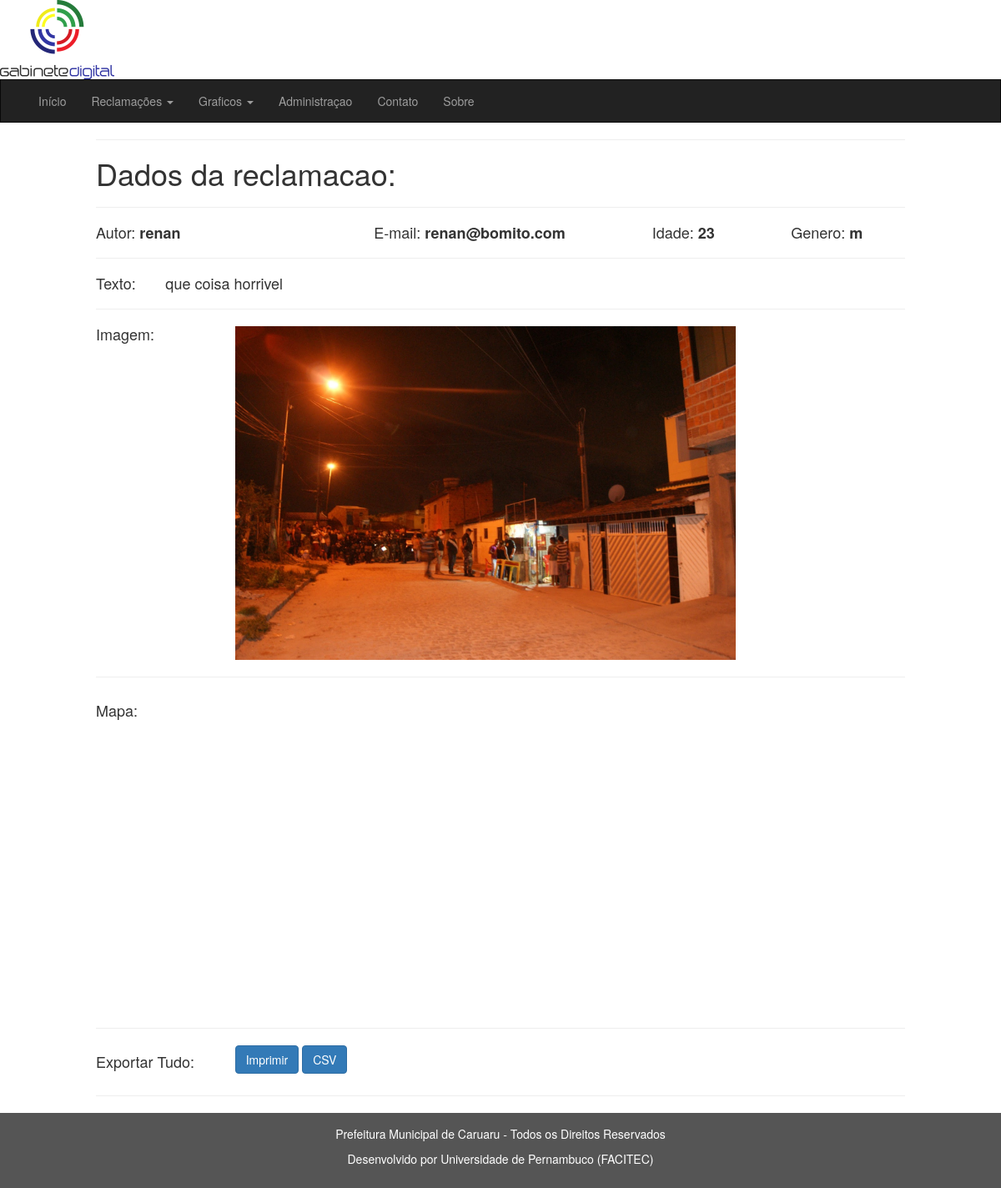
The app's page /reclamacoes/direitos_humanos/visualizar.php?id=21&autor=renan with its own data.
### tables this page shows
CREATE TABLE IF NOT EXISTS `reclamacoes` (
  `id` int(11) NOT NULL AUTO_INCREMENT,
  `user_nome` varchar(100) DEFAULT NULL,
  `user_email` varchar(100) DEFAULT NULL,
  `user_idade` tinyint(3) unsigned DEFAULT NULL,
  `user_genero` varchar(1) DEFAULT NULL,
  `texto` varchar(144) NOT NULL,
  `data` date NOT NULL,
  `imagem` varchar(100) NOT NULL COMMENT 'endereço da imagem',
  `categoria` tinyint(4) NOT NULL,
  `latitude` float(10,6) DEFAULT NULL,
  `longitude` float(10,6) DEFAULT NULL,
  PRIMARY KEY (`id`)
);

### MVC/Model/bd/bd.php (called while the page is built, shortened)
<?php
	class bancoDeDados{
		private $servidor = "localhost";
		private $usuario = "root";
		private $senha = "iago2014";
		private $banco = "ouvidoria_app";
		private $conn;
		public function getConn(){
			return $this->conn;
		}
		public function estabelecerConexao(){
			$this->conn = new mysqli($this->servidor, $this->usuario, $this->senha, $this->banco);
			if ($this->conn->connect_errno) {
			    return false;
			} else {
				return true;
			}
		}
	}
?>

### MVC/View/reclamacoes/Reclamacao.php (the view, shortened to what this page needs)
<?php
	class Reclamacao{
		public function imprimir_inicio_reclamacao(){
			echo '
				<div id="reclamacao_div">';
			$this->reclamacao = '';
		}
		public function processar_reclamacao($dados){
			$this->reclamacao .= '
					<div id="reclamacao">
					    <hr>
					    <h1>Dados da reclamacao:</h1>
					    <h4>
					        <hr>
					        <div class="row">
					            <div class="col-sm-4">
					                Autor: <strong>'.$dados['user_nome'].'</strong>
					            </div>
					            <div class="col-sm-4">
					                E-mail: <strong>'.$dados['user_email'].'</strong>
					            </div>
					            <div class="col-sm-2">
					                Idade: <strong>'.$dados['user_idade'].'</strong>
					            </div>
					            <div class="col-sm-2">
					                Genero: <strong>'.$dados['user_genero'].'</strong>
					            </div>
					        </div>
					        <hr>
					        <div class="row">
					            <div class="col-sm-1">
					                Texto:
					            </div>
					            <div class="col-sm-11">
					                '.$dados['texto'].'
					            </div>
					        </div>
					        <hr>
					        <div class="row">
					            <div class="col-sm-2">
					                Imagem:
					            </div>
					            <div class="col-sm-10">
					                <img src="../../imagens/upload/'.$dados['imagem'].'" width="600" height="400" alt="img_reclamacao"/>
					            </div>
					        </div>
						</div>
						<hr>
				';
		}
		public function imprimir_mapa(){
			echo '
					<div class="row">
						<div class="col-sm-2"><h4>Mapa:</h4></div>
						<div class="col-sm-10">
							<div id="googleMap" style="width:500px;height:380px;"></div>
						</div>
					</div>
				</div>';
		}
		public function imprimir_botoes_exportar($exportar_csv, $nome_arquivo_csv){
			echo
				'
				<hr><div class="row">
					<div class="col-sm-2"><h4>Exportar Tudo:</h4></div>
					<div class="col-sm-10">
						<button class="btn btn-primary" id="botao_imprimir">Imprimir</button>
						';
			if(!strcmp($exportar_csv,"sim")) {
				echo '
				<a class="btn btn-primary" href="../temp/'.$nome_arquivo_csv.'.csv" id="botao_CSV">CSV</a>
				';
			}
			echo '
					</div>
				</div>
				<hr>
					';
		}
		public function imprimir_reclamacao(){
			echo $this->reclamacao;
		}
	}
?>

### MVC/Model/reclamacoes/ModeloReclamacao.php (shortened to what this page needs)
<?php
	class ModeloReclamacao{
		private $id;
		private $autor;
		private $resultado_consulta;
		public function pegar_dados(){
            if(empty($_GET['id'])){
				return 1;
			} else {
				$this->id = $_GET['id'];
			}
			if(empty($_GET['autor'])){
				return 1;
			} else {
				$this->autor = $_GET['autor'];
			}
			return 0;
		}
		public function validar_reclamacao(){
			include '../../MVC/Model/bd/bd.php';
			$this->bd = new bancoDeDados();
			$this->bd->estabelecerConexao();
			$consulta_sql = "SELECT * FROM reclamacoes WHERE id=$this->id AND user_nome='$this->autor'";
			$this->resultado_consulta = $this->bd->getConn()->query($consulta_sql);
			if(isset($this->resultado_consulta->num_rows)){
				if($this->resultado_consulta->num_rows>0){
                	return 0;
                }
			} else {
				return 1;
			}
		}
		public function exibir_reclamacao(){
			$nome_arquivo_csv = $this->autor . $this->id;
			include '../../MVC/View/reclamacoes/Reclamacao.php';
			$reclamacao = new Reclamacao();
			while ($dados = $this->resultado_consulta->fetch_array()) {
				$reclamacao->imprimir_inicio_reclamacao();
				$reclamacao->processar_reclamacao($dados);
				$reclamacao->imprimir_reclamacao();
				$reclamacao->imprimir_mapa();
				$exportar_para_csv = "sim";
				$reclamacao->imprimir_botoes_exportar($exportar_para_csv, $nome_arquivo_csv);
			}
		}
	}
?>

### css/newStyle.css (style rules this page uses)
.sidenav { padding-top: 20px; background-color: #ffffff; height: 100%; }
footer { background-color: #555; color: white; padding: 15px; }

### records on screen
reclamacoes: user_nome "renan", user_email "renan@bomito.com", user_idade "23", user_genero "m", texto "que coisa horrivel", imagem (picture)
